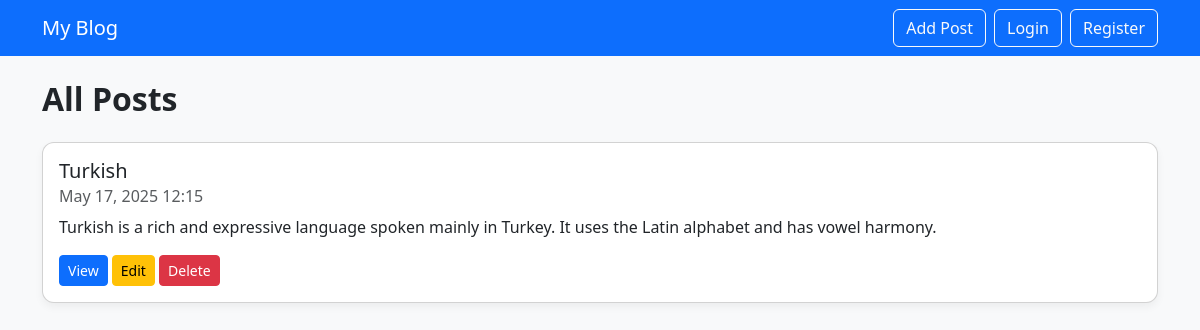
Before: / with the older database file.
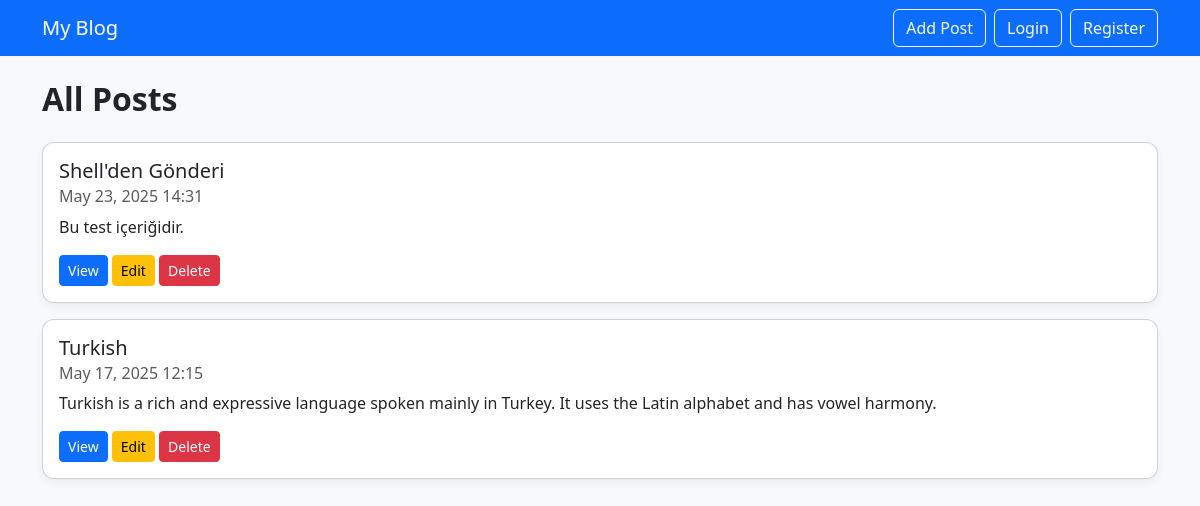
After: the same page with the newer database file.
### core/models.py (models this page shows, shortened)
class Post(models.Model):
    title = models.CharField(max_length=200)
    content = models.TextField()
    created_at = models.DateTimeField(auto_now_add=True)

### core/views.py (the view)
# urls.py: path('', views.post_list, name='post_list'),
def post_list(request):
    posts = Post.objects.order_by('-created_at')
    return render(request, 'core/post_list.html', {'posts': posts})

### core/templates/core/post_list.html (shortened to what this page needs)
{% extends 'core/base.html' %}
{% block content %}
<h2 class="mb-4">All Posts</h2>
{% for post in posts %}
    <div class="card mb-3">
        <div class="card-body">
            <h5 class="card-title">{{ post.title }}</h5>
            <h6 class="card-subtitle mb-2 text-muted">{{ post.created_at|date:"F j, Y H:i" }}</h6>
            <p class="card-text">{{ post.content|truncatechars:150 }}</p>
            <a href="{% url 'post_detail' post.pk %}" class="btn btn-primary btn-sm">View</a>
            <a href="{% url 'post_update' post.pk %}" class="btn btn-warning btn-sm">Edit</a>
            <a href="{% url 'post_delete' post.pk %}" class="btn btn-danger btn-sm">Delete</a>
        </div>
    </div>
{% empty %}
    <p>No posts yet.</p>
{% endfor %}
{% endblock %}

### core/templates/core/base.html (shortened to what this page needs)
<!DOCTYPE html>
<html lang="en">
<head>
    <link href="https://cdn.jsdelivr.net/npm/bootstrap@5.3.2/dist/css/bootstrap.min.css" rel="stylesheet">
    {% load static %}
    <link rel="stylesheet" href="{% static 'core/css/style.css' %}">
</head>
<body class="bg-light">
    <nav class="navbar navbar-expand-lg navbar-dark bg-primary mb-4">
        <div class="container">
            <a class="navbar-brand" href="{% url 'post_list' %}">My Blog</a>
            <div class="ms-auto d-flex gap-2">
                <a class="btn btn-outline-light" href="{% url 'post_create' %}">Add Post</a>
                {% if user.is_authenticated %}
                    <form action="{% url 'logout' %}" method="post" style="display:inline;">
                        {% csrf_token %}
                        <button type="submit" class="btn btn-outline-light">Logout</button>
                    </form>
                {% else %}
                    <a class="btn btn-outline-light" href="{% url 'login' %}">Login</a>
                    <a class="btn btn-outline-light" href="{% url 'register' %}">Register</a>
                {% endif %}
            </div>
        </div>
    </nav>
    <div class="container">
        {% block content %}{% endblock %}
    </div>
</body>
</html>

### core/static/core/css/style.css (style rules this page uses)
body { font-family: 'Segoe UI', sans-serif; }
.card { border-radius: 12px; box-shadow: 0 4px 8px rgba(0, 0, 0, 0.05); }
h2 { font-weight: 600; }

Changed rows visible on the page:
added Post: title "Shell'den Gönderi", created_at "May 23, 2025 14:31", content "Bu test içeriğidir."
